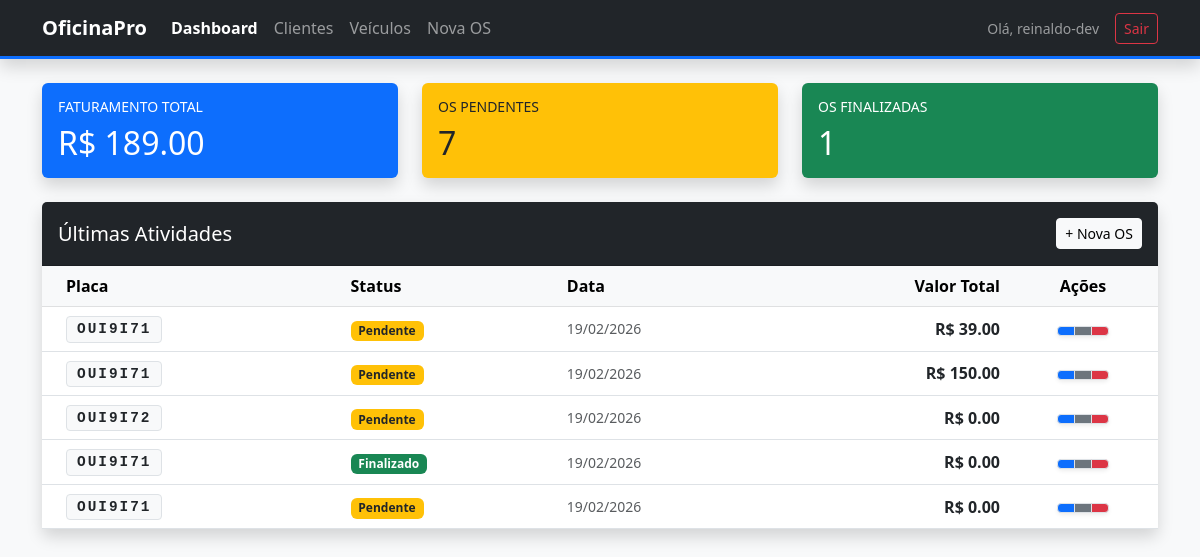
Page /oficina/ (signed in) on the earlier database version.
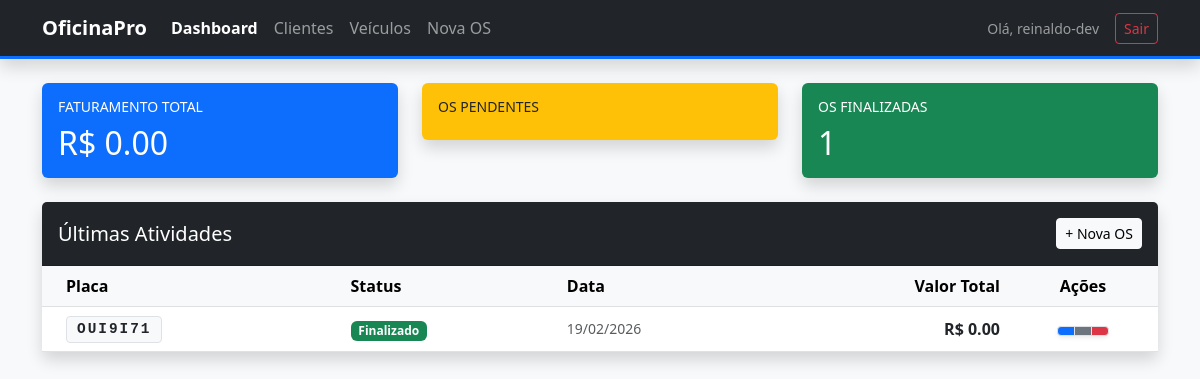
Same page on the later database version.
### gestao/models.py (models this page shows, shortened)
class OrdemServico(models.Model):
    STATUS_CHOICES = [
        ("P", "Pendente"),
        ("A", "Aprovado"),
        ("F", "Finalizado"),
        ("C", "Cancelado"),  # Adicionei Cancelado para maior controle
    ]
    veiculo = models.ForeignKey(Veiculo, on_delete=models.CASCADE)
    mecanico = models.ForeignKey(User, on_delete=models.PROTECT)
    data_criacao = models.DateTimeField(auto_now_add=True)
    status = models.CharField(max_length=1, choices=STATUS_CHOICES,
                              default="P")
    observacoes = models.TextField(blank=True)
    @property
    def total_geral(self):
        return sum(item.valor_total for item in self.itens.all())

class Veiculo(models.Model):
    cliente = models.ForeignKey(
        Cliente, on_delete=models.CASCADE,
        related_name="veiculos"
    )
    placa = models.CharField(max_length=7, unique=True)
    modelo = models.CharField(max_length=50)
    marca = models.CharField(max_length=50)

class ItemOrdemServico(models.Model):
    ordem_servico = models.ForeignKey(
        OrdemServico, on_delete=models.CASCADE, related_name="itens"
    )
    descricao = models.CharField(max_length=200)
    quantidade = models.DecimalField(max_digits=10, decimal_places=2,
                                     default=1)
    valor_unitario = models.DecimalField(max_digits=10, decimal_places=2)
    @property
    def valor_total(self):
        return self.quantidade * self.valor_unitario

### gestao/views.py (the view)
# urls.py: path("", views.dashboard, name="dashboard"),
@login_required
def dashboard(request):
    resumo_status = OrdemServico.objects.values(
        "status").annotate(total=Count("id"))
    todas_os = OrdemServico.objects.all()
    valor_total = sum(os.total_geral for os in todas_os)
    ultimas_os = todas_os.order_by("-data_criacao")[:5]
    return render(
        request,
        "gestao/dashboard.html",
        {
            "ultimas_os": ultimas_os,
            "resumo": resumo_status,
            "valor_total": valor_total,  # Agora a variável vai com valor real!
        },
    )

### gestao/templates/gestao/dashboard.html (shortened to what this page needs)
{% extends 'gestao/base.html' %}
{% block content %}
<div class="row mb-4">
    <div class="col-md-4">
        <div class="card bg-primary text-white shadow">
            <div class="card-body">
                <h6 class="text-uppercase small">Faturamento Total</h6>
                <h2 class="mb-0">R$ {{ valor_total|floatformat:2 }}</h2>
            </div>
        </div>
    </div>
    <div class="col-md-4">
        <div class="card bg-warning text-dark shadow border-0">
            <div class="card-body">
                <h6 class="text-uppercase small">OS Pendentes</h6>
                <h2 class="mb-0">
                    {% for item in resumo %}{% if item.status == 'P' %}{{ item.total }}{% endif %}{% empty %}0{% endfor %}
                </h2>
            </div>
        </div>
    </div>
    <div class="col-md-4">
        <div class="card bg-success text-white shadow border-0">
            <div class="card-body">
                <h6 class="text-uppercase small">OS Finalizadas</h6>
                <h2 class="mb-0">
                    {% for item in resumo %}{% if item.status == 'F' %}{{ item.total }}{% endif %}{% endfor %}
                </h2>
            </div>
        </div>
    </div>
</div>
<div class="card shadow border-0">
    <div class="card-header bg-dark text-white d-flex justify-content-between align-items-center py-3">
        <h5 class="mb-0">Últimas Atividades</h5>
        <a href="{% url 'nova_os' %}" class="btn btn-sm btn-light">+ Nova OS</a>
    </div>
    <div class="card-body p-0"> <div class="table-responsive">
            <table class="table table-hover align-middle mb-0">
                <thead class="table-light">
                    <tr>
                        <th class="ps-4">Placa</th>
                        <th>Status</th>
                        <th>Data</th>
                        <th class="text-end">Valor Total</th>
                        <th class="text-center" style="width: 150px;">Ações</th>
                    </tr>
                </thead>
                <tbody>
                    {% for os in ultimas_os %}
                    <tr>
                        <td class="ps-4">
                            <span class="badge bg-light text-dark border font-monospace" style="font-size: 0.9rem;">
                                {{ os.veiculo.placa|upper }}
                            </span>
                        </td>
                        <td>
                            <span class="badge {% if os.status == 'P' %}bg-warning text-dark{% elif os.status == 'F' %}bg-success{% else %}bg-primary{% endif %}">
                                {{ os.get_status_display }}
                            </span>
                        </td>
                        <td class="text-muted small">{{ os.data_criacao|date:"d/m/Y" }}</td>
                        <td class="text-end fw-bold text-dark">
                            R$ {{ os.total_geral|floatformat:2 }}
                        </td>
                        <td class="text-center">
                            <div class="btn-group shadow-sm">
                                <a href="{% url 'detalhe_os' os.id %}" class="btn btn-sm btn-primary border" title="Visualizar">
                                </a>
                                <a href="{% url 'editar_os' os.id %}" class="btn btn-sm btn-secondary border" title="Editar">
                                </a>
                                <a href="{% url 'excluir_os' os.id %}" class="btn btn-sm btn-danger border" title="Excluir">
                                </a>
                            </div>
                        </td>
                    </tr>
                    {% empty %}
                    <tr>
                        <td colspan="5" class="text-center py-4 text-muted">Nenhuma ordem de serviço encontrada.</td>
                    </tr>
                    {% endfor %}
                </tbody>
            </table>
        </div>
    </div>
</div>
{% endblock %}

Differences in the rows shown:
removed OrdemServico: veiculo.placa "OUI9I71", status "Pendente", data_criacao "19/02/2026", total_geral "39.00"
removed OrdemServico: veiculo.placa "OUI9I71", status "Pendente", data_criacao "19/02/2026", total_geral "150.00"
removed OrdemServico: veiculo.placa "OUI9I72", status "Pendente", data_criacao "19/02/2026", total_geral "0.00"
removed OrdemServico: veiculo.placa "OUI9I71", status "Pendente", data_criacao "19/02/2026", total_geral "0.00"
Other differences:
{{ valor_total|floatformat:2 }}: "189.00" → "0.00"
list line gone: "7"
